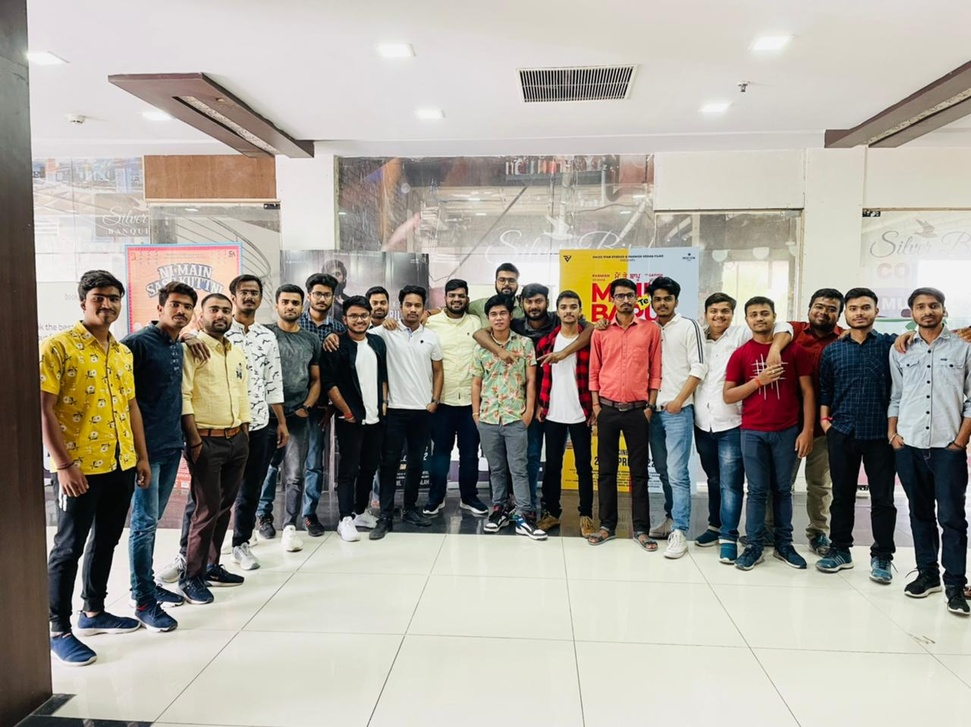
#> input picture Img.jpg, 971 x 727 px, shrunk from 1280 x 958 before the run
$ python detect_face_image.py
#> lines starting #> are read from the running program, lines starting #| are printed output that depends on the picture; after the words box and inside, x2 and y2 are one past the last pixel; in counts of white or black regions, pixels touching at a corner belong together
import cv2

# Load the cascade
face_cascade = cv2.CascadeClassifier('haarcascade_frontalface_default.xml')

# Read the input image
img = cv2.imread('Img.jpg')
#> img is the input picture: shape (727, 971, 3); mean B, G, R 150.9, 160, 165.4

# Convert into grayscale
gray = cv2.cvtColor(img, cv2.COLOR_BGR2GRAY)
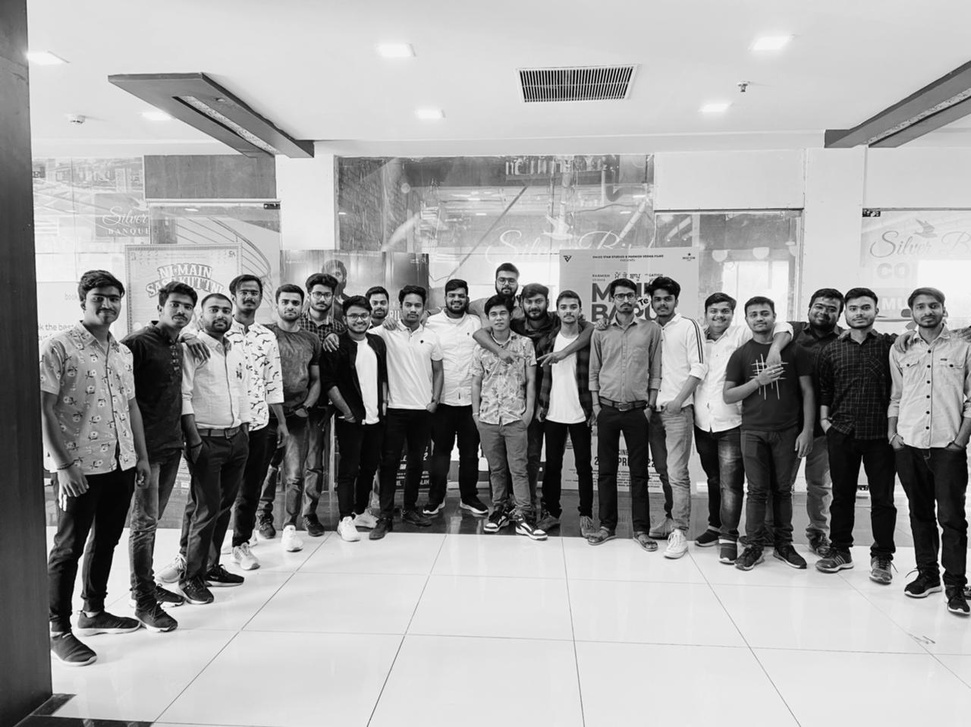
#> gray: shape (727, 971); min 0, max 255, mean 160.6

# Detect faces
faces = face_cascade.detectMultiScale(gray, 1.1, 4)
#> faces = 20 rows, first 6: [493, 270, 27, 27], [235, 282, 28, 28], [306, 283, 29, 29], [443, 285, 26, 26], [611, 284, 31, 31], [649, 288, 28, 28]

# Draw rectangle around the faces
for (x, y, w, h) in faces:
    cv2.rectangle(img, (x, y), (x + w, y + h), (255, 0, 0), 2)
#> this loop made 20 passes
#> (x, y, w, h) on passes 1 to 12: (493, 270, 27, 27), (235, 282, 28, 28), (306, 283, 29, 29), (443, 285, 26, 26), (611, 284, 31, 31), (649, 288, 28, 28), (367, 293, 25, 25), (521, 292, 26, 26), (275, 291, 31, 31), (398, 294, 30, 30), (555, 296, 28, 28), (810, 296, 29, 29)
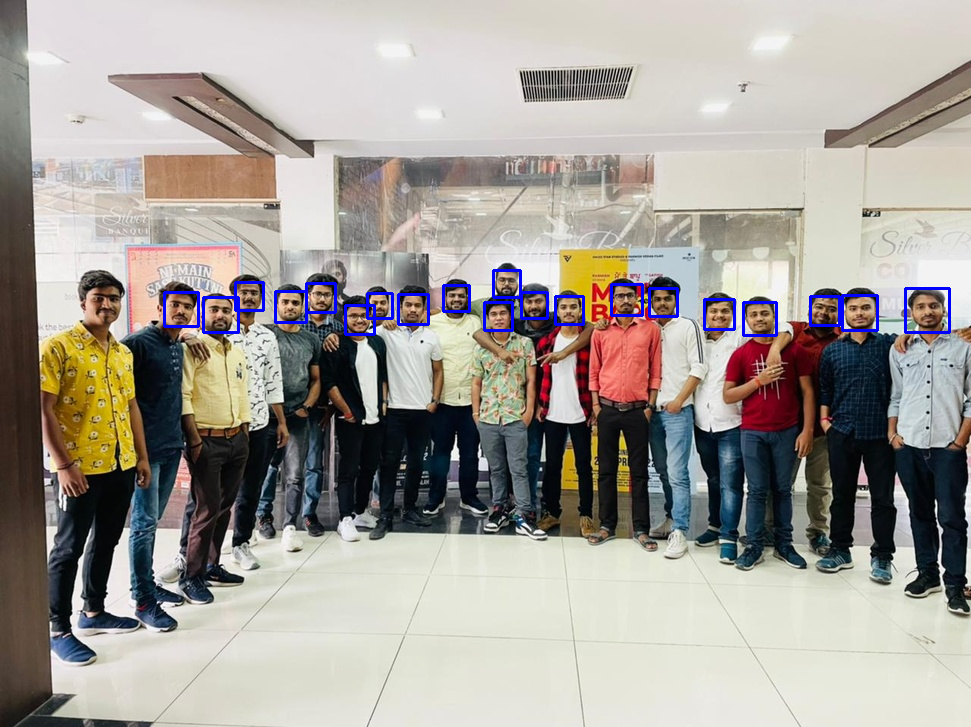
#> img: shape (727, 971, 3); 1% of pixels changed, all inside (x1, y1, x2, y2) = (163, 269, 951, 337)

# Display the output
cv2.imshow('img', img)
cv2.waitKey()

$ run again, with test.jpg copied over Img.jpg
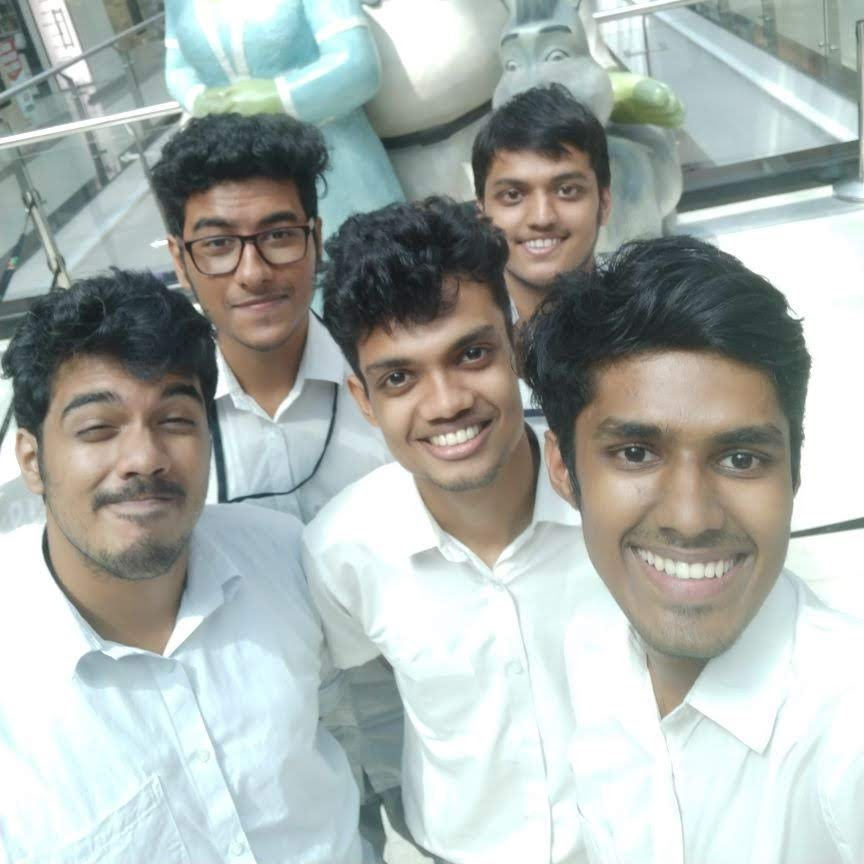
#> input picture test.jpg, 864 x 864 px
#> img is the input picture: shape (864, 864, 3); mean B, G, R 172.8, 176.6, 169.7
#> `gray = cv2.cvtColor(img, cv2.COLOR_BGR2GRAY)`:
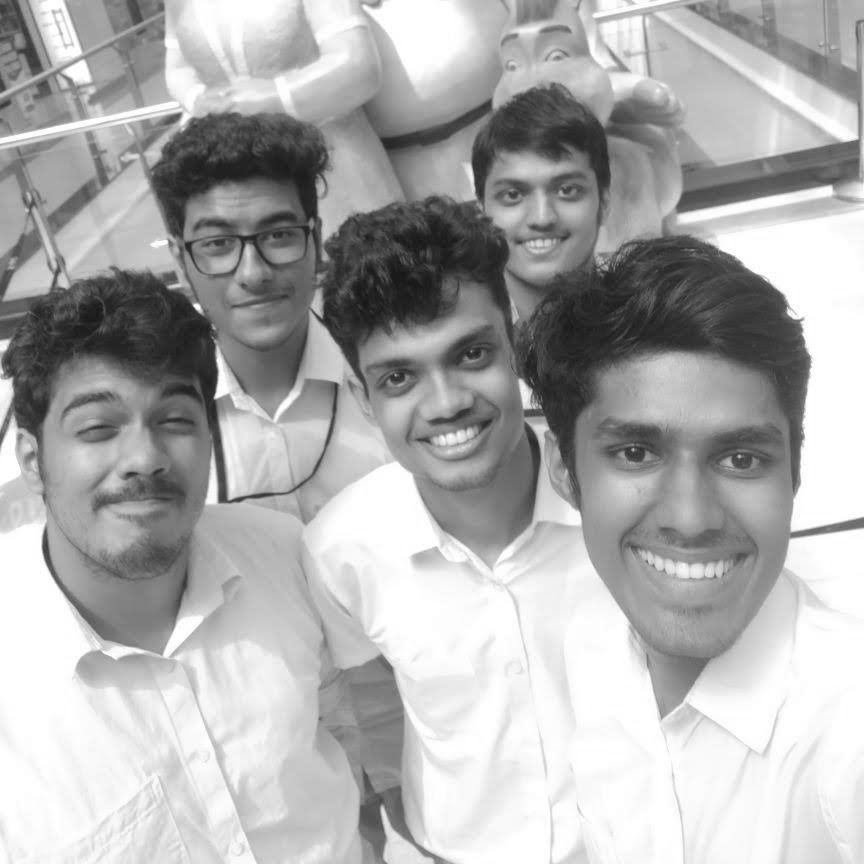
#> gray: shape (864, 864); min 20, max 255, mean 174.1
#> faces = [[472, 138, 137, 137], [166, 172, 168, 168], [33, 343, 208, 208], [336, 289, 208, 208], [545, 346, 277, 277]]
#> the loop `for (x, y, w, h) in faces:` made 5 passes
#> after the loop `for (x, y, w, h) in faces:`:
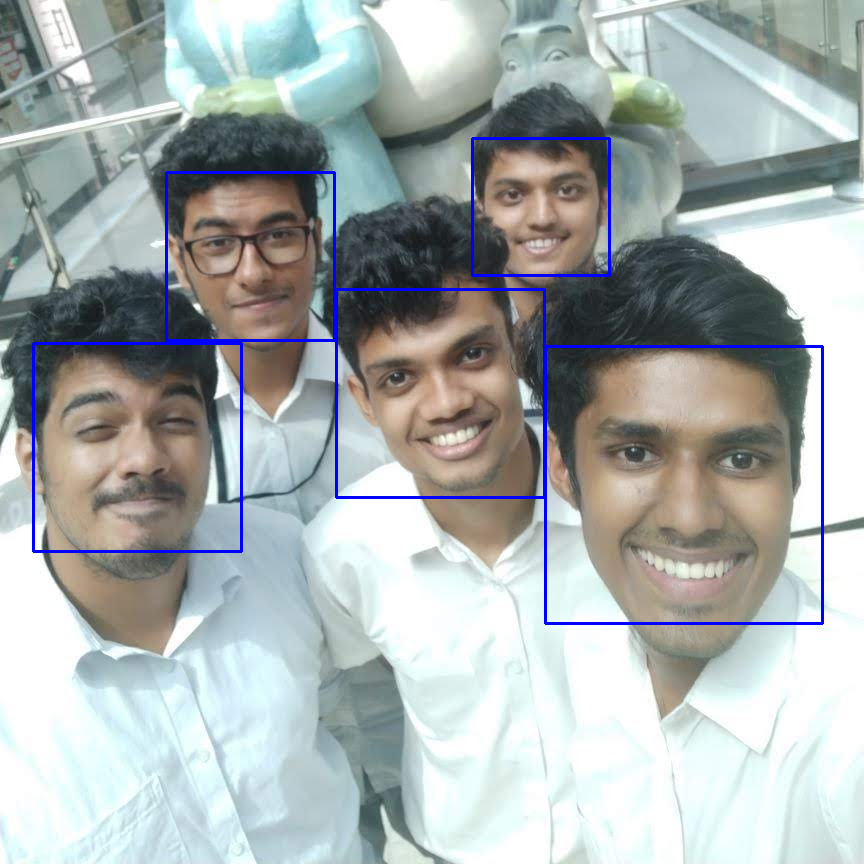
#> img: shape (864, 864, 3); 1.55% of pixels changed, all inside (x1, y1, x2, y2) = (32, 137, 824, 625)
